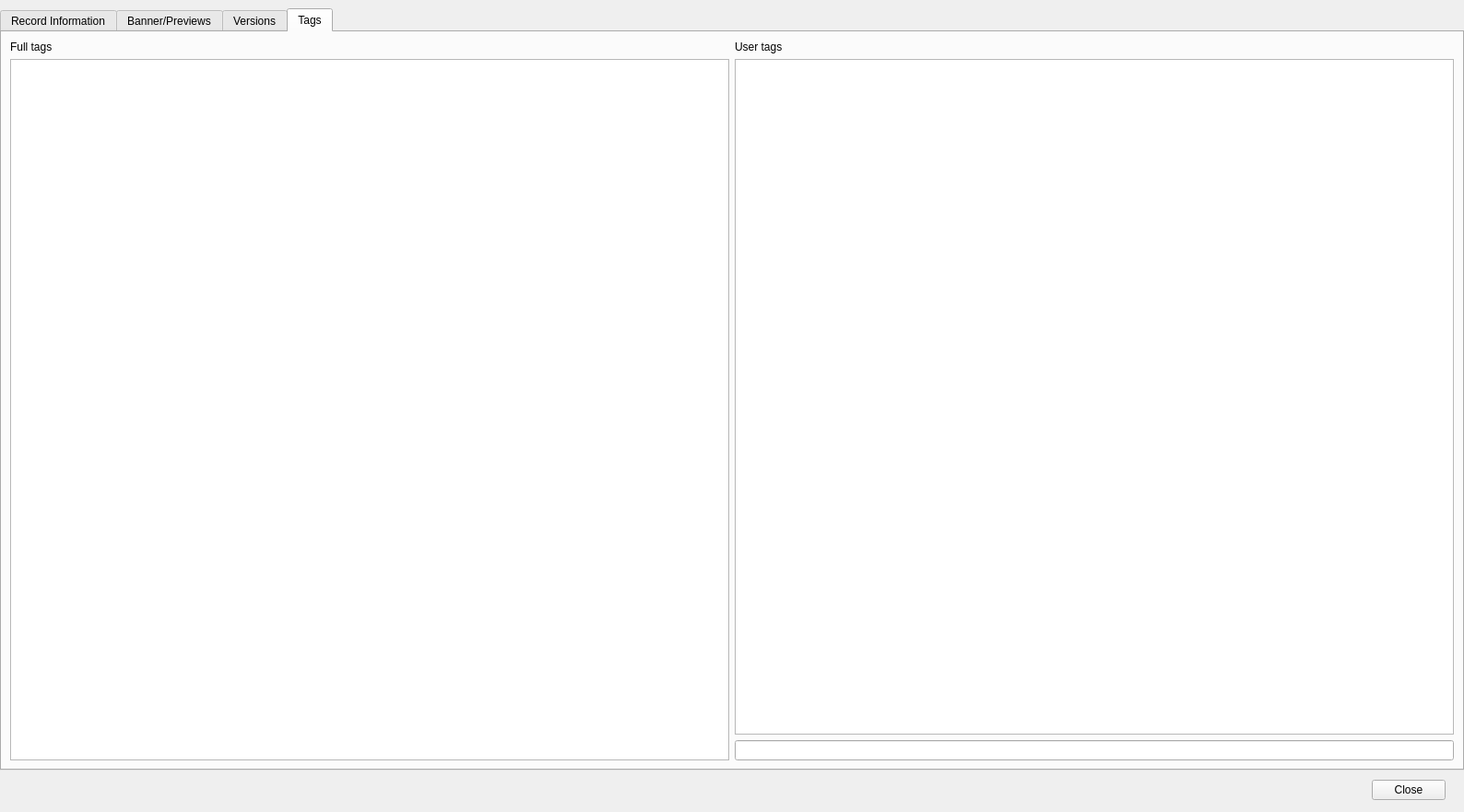
<?xml version="1.0" encoding="UTF-8"?>
<ui version="4.0">
 <class>RecordEditor</class>
 <widget class="QDialog" name="RecordEditor">
  <property name="geometry">
   <rect>
    <x>0</x>
    <y>0</y>
    <width>1588</width>
    <height>881</height>
   </rect>
  </property>
  <property name="acceptDrops">
   <bool>false</bool>
  </property>
  <property name="windowTitle">
   <string>RecordEditor</string>
  </property>
  <layout class="QGridLayout" name="gridLayout_5">
   <property name="leftMargin">
    <number>0</number>
   </property>
   <property name="topMargin">
    <number>9</number>
   </property>
   <property name="rightMargin">
    <number>0</number>
   </property>
   <property name="bottomMargin">
    <number>9</number>
   </property>
   <property name="horizontalSpacing">
    <number>0</number>
   </property>
   <property name="verticalSpacing">
    <number>6</number>
   </property>
   <item row="0" column="0" colspan="4">
    <widget class="QTabWidget" name="tabWidget">
     <property name="tabPosition">
      <enum>QTabWidget::North</enum>
     </property>
     <property name="currentIndex">
      <number>3</number>
     </property>
     <property name="usesScrollButtons">
      <bool>false</bool>
     </property>
     <widget class="QWidget" name="recordTab">
      <attribute name="title">
       <string>Record Information</string>
      </attribute>
      <layout class="QVBoxLayout" name="verticalLayout_4">
       <item>
        <layout class="QVBoxLayout" name="verticalLayout">
         <item>
          <widget class="QFrame" name="frame_4">
           <property name="frameShape">
            <enum>QFrame::StyledPanel</enum>
           </property>
           <property name="frameShadow">
            <enum>QFrame::Raised</enum>
           </property>
           <layout class="QGridLayout" name="gridLayout_3">
            <item row="2" column="1">
             <widget class="QLineEdit" name="engineLineEdit">
              <property name="sizePolicy">
               <sizepolicy hsizetype="Expanding" vsizetype="Fixed">
                <horstretch>0</horstretch>
                <verstretch>0</verstretch>
               </sizepolicy>
              </property>
              <property name="readOnly">
               <bool>true</bool>
              </property>
             </widget>
            </item>
            <item row="0" column="0">
             <widget class="QLabel" name="titleLabel">
              <property name="text">
               <string>Title:</string>
              </property>
             </widget>
            </item>
            <item row="2" column="0">
             <widget class="QLabel" name="engineLabel">
              <property name="text">
               <string>Engine:</string>
              </property>
             </widget>
            </item>
            <item row="1" column="0">
             <widget class="QLabel" name="creatorLabel">
              <property name="text">
               <string>Creator:</string>
              </property>
             </widget>
            </item>
            <item row="1" column="1">
             <widget class="QLineEdit" name="creatorLineEdit">
              <property name="sizePolicy">
               <sizepolicy hsizetype="Expanding" vsizetype="Fixed">
                <horstretch>0</horstretch>
                <verstretch>0</verstretch>
               </sizepolicy>
              </property>
              <property name="readOnly">
               <bool>true</bool>
              </property>
             </widget>
            </item>
            <item row="0" column="1">
             <widget class="QLineEdit" name="titleLineEdit">
              <property name="sizePolicy">
               <sizepolicy hsizetype="Expanding" vsizetype="Fixed">
                <horstretch>10</horstretch>
                <verstretch>0</verstretch>
               </sizepolicy>
              </property>
              <property name="readOnly">
               <bool>true</bool>
              </property>
             </widget>
            </item>
            <item row="0" column="2">
             <widget class="QPushButton" name="btnChangeTitle">
              <property name="sizePolicy">
               <sizepolicy hsizetype="MinimumExpanding" vsizetype="Fixed">
                <horstretch>1</horstretch>
                <verstretch>0</verstretch>
               </sizepolicy>
              </property>
              <property name="text">
               <string>Change Title</string>
              </property>
             </widget>
            </item>
            <item row="1" column="2">
             <widget class="QPushButton" name="btnChangeCreator">
              <property name="sizePolicy">
               <sizepolicy hsizetype="MinimumExpanding" vsizetype="Fixed">
                <horstretch>0</horstretch>
                <verstretch>0</verstretch>
               </sizepolicy>
              </property>
              <property name="text">
               <string>Change Creator</string>
              </property>
             </widget>
            </item>
            <item row="2" column="2">
             <widget class="QPushButton" name="btnChangeEngine">
              <property name="sizePolicy">
               <sizepolicy hsizetype="MinimumExpanding" vsizetype="Fixed">
                <horstretch>0</horstretch>
                <verstretch>0</verstretch>
               </sizepolicy>
              </property>
              <property name="text">
               <string>Change Engine</string>
              </property>
             </widget>
            </item>
           </layout>
          </widget>
         </item>
         <item>
          <widget class="QFrame" name="frame_3">
           <property name="frameShape">
            <enum>QFrame::StyledPanel</enum>
           </property>
           <property name="frameShadow">
            <enum>QFrame::Raised</enum>
           </property>
           <layout class="QVBoxLayout" name="verticalLayout_3">
            <item>
             <widget class="QLabel" name="label">
              <property name="sizePolicy">
               <sizepolicy hsizetype="Preferred" vsizetype="Maximum">
                <horstretch>0</horstretch>
                <verstretch>0</verstretch>
               </sizepolicy>
              </property>
              <property name="text">
               <string>Game Description:</string>
              </property>
             </widget>
            </item>
            <item>
             <widget class="QTextEdit" name="gameText"/>
            </item>
            <item>
             <widget class="QPushButton" name="btnApplyDesc">
              <property name="text">
               <string>Apply Description</string>
              </property>
             </widget>
            </item>
           </layout>
          </widget>
         </item>
        </layout>
       </item>
      </layout>
     </widget>
     <widget class="QWidget" name="imageTab">
      <attribute name="title">
       <string>Banner/Previews</string>
      </attribute>
      <layout class="QVBoxLayout" name="verticalLayout_2">
       <item>
        <widget class="QSplitter" name="splitter">
         <property name="orientation">
          <enum>Qt::Vertical</enum>
         </property>
         <widget class="QFrame" name="frame">
          <property name="frameShape">
           <enum>QFrame::StyledPanel</enum>
          </property>
          <property name="frameShadow">
           <enum>QFrame::Raised</enum>
          </property>
          <layout class="QGridLayout" name="gridLayout_2">
           <item row="2" column="0" colspan="2">
            <widget class="QLabel" name="bannerPreview">
             <property name="sizePolicy">
              <sizepolicy hsizetype="Minimum" vsizetype="Minimum">
               <horstretch>0</horstretch>
               <verstretch>0</verstretch>
              </sizepolicy>
             </property>
             <property name="minimumSize">
              <size>
               <width>0</width>
               <height>150</height>
              </size>
             </property>
             <property name="acceptDrops">
              <bool>true</bool>
             </property>
             <property name="text">
              <string>BANNER PLACEHOLDER</string>
             </property>
             <property name="scaledContents">
              <bool>false</bool>
             </property>
             <property name="alignment">
              <set>Qt::AlignCenter</set>
             </property>
            </widget>
           </item>
           <item row="0" column="0" colspan="2">
            <widget class="QLabel" name="bannerHelpText">
             <property name="sizePolicy">
              <sizepolicy hsizetype="Preferred" vsizetype="Maximum">
               <horstretch>0</horstretch>
               <verstretch>0</verstretch>
              </sizepolicy>
             </property>
             <property name="text">
              <string>Drag or press &quot;Set banner&quot;</string>
             </property>
            </widget>
           </item>
           <item row="3" column="0" colspan="2">
            <widget class="QPushButton" name="btnSetBanner">
             <property name="text">
              <string>Set Banner</string>
             </property>
            </widget>
           </item>
          </layout>
         </widget>
         <widget class="QFrame" name="frame_2">
          <property name="frameShape">
           <enum>QFrame::StyledPanel</enum>
          </property>
          <property name="frameShadow">
           <enum>QFrame::Raised</enum>
          </property>
          <layout class="QGridLayout" name="gridLayout">
           <item row="2" column="0">
            <widget class="QPushButton" name="btnAddPreviews">
             <property name="text">
              <string>Add preview(s)</string>
             </property>
            </widget>
           </item>
           <item row="2" column="1">
            <widget class="QPushButton" name="btnRemovePreviews">
             <property name="text">
              <string>Remove Preview(s)</string>
             </property>
            </widget>
           </item>
           <item row="0" column="0" colspan="2">
            <widget class="QLabel" name="previewHelpText">
             <property name="text">
              <string>Drag images into this window to add
Select and hit 'delete' (keyboard or physical button) to remove</string>
             </property>
            </widget>
           </item>
           <item row="1" column="0" colspan="2">
            <widget class="ImageView" name="previewList">
             <property name="acceptDrops">
              <bool>false</bool>
             </property>
             <property name="dragEnabled">
              <bool>true</bool>
             </property>
             <property name="dragDropOverwriteMode">
              <bool>false</bool>
             </property>
             <property name="dragDropMode">
              <enum>QAbstractItemView::InternalMove</enum>
             </property>
             <property name="defaultDropAction">
              <enum>Qt::MoveAction</enum>
             </property>
             <property name="selectionMode">
              <enum>QAbstractItemView::ExtendedSelection</enum>
             </property>
             <property name="flow">
              <enum>QListView::LeftToRight</enum>
             </property>
             <property name="isWrapping" stdset="0">
              <bool>true</bool>
             </property>
             <property name="resizeMode">
              <enum>QListView::Adjust</enum>
             </property>
             <property name="uniformItemSizes">
              <bool>true</bool>
             </property>
             <property name="selectionRectVisible">
              <bool>true</bool>
             </property>
            </widget>
           </item>
          </layout>
         </widget>
        </widget>
       </item>
      </layout>
     </widget>
     <widget class="QWidget" name="versionTab">
      <attribute name="title">
       <string>Versions</string>
      </attribute>
      <layout class="QGridLayout" name="gridLayout_4">
       <item row="0" column="3" colspan="2">
        <widget class="VersionView" name="activeVersion" native="true"/>
       </item>
       <item row="2" column="0">
        <widget class="QPushButton" name="btnDeleteVersion">
         <property name="text">
          <string>Delete Version</string>
         </property>
        </widget>
       </item>
       <item row="2" column="1">
        <widget class="QPushButton" name="btnAddVersion">
         <property name="text">
          <string>Add version</string>
         </property>
        </widget>
       </item>
       <item row="2" column="3">
        <spacer name="horizontalSpacer">
         <property name="orientation">
          <enum>Qt::Horizontal</enum>
         </property>
         <property name="sizeHint" stdset="0">
          <size>
           <width>40</width>
           <height>20</height>
          </size>
         </property>
        </spacer>
       </item>
       <item row="0" column="0" colspan="2">
        <widget class="QListWidget" name="versionList">
         <property name="minimumSize">
          <size>
           <width>200</width>
           <height>0</height>
          </size>
         </property>
         <property name="maximumSize">
          <size>
           <width>200</width>
           <height>16777215</height>
          </size>
         </property>
         <property name="autoFillBackground">
          <bool>false</bool>
         </property>
         <property name="frameShape">
          <enum>QFrame::StyledPanel</enum>
         </property>
        </widget>
       </item>
      </layout>
     </widget>
     <widget class="QWidget" name="tagTab">
      <attribute name="title">
       <string>Tags</string>
      </attribute>
      <layout class="QGridLayout" name="gridLayout_6">
       <item row="1" column="0" rowspan="3">
        <widget class="QListWidget" name="processedTagsList"/>
       </item>
       <item row="3" column="1">
        <widget class="QLineEdit" name="tagEdit"/>
       </item>
       <item row="0" column="0">
        <widget class="QLabel" name="label_3">
         <property name="sizePolicy">
          <sizepolicy hsizetype="Preferred" vsizetype="Maximum">
           <horstretch>0</horstretch>
           <verstretch>0</verstretch>
          </sizepolicy>
         </property>
         <property name="text">
          <string>Full tags</string>
         </property>
        </widget>
       </item>
       <item row="0" column="1">
        <widget class="QLabel" name="label_2">
         <property name="sizePolicy">
          <sizepolicy hsizetype="Preferred" vsizetype="Maximum">
           <horstretch>0</horstretch>
           <verstretch>0</verstretch>
          </sizepolicy>
         </property>
         <property name="text">
          <string>User tags</string>
         </property>
        </widget>
       </item>
       <item row="1" column="1" rowspan="2">
        <widget class="QListWidget" name="userTagsList"/>
       </item>
      </layout>
     </widget>
    </widget>
   </item>
   <item row="3" column="0">
    <spacer name="horizontalSpacer_2">
     <property name="orientation">
      <enum>Qt::Horizontal</enum>
     </property>
     <property name="sizeHint" stdset="0">
      <size>
       <width>40</width>
       <height>20</height>
      </size>
     </property>
    </spacer>
   </item>
   <item row="3" column="2">
    <widget class="QPushButton" name="btnClose">
     <property name="text">
      <string>Close</string>
     </property>
    </widget>
   </item>
   <item row="3" column="3">
    <spacer name="horizontalSpacer_3">
     <property name="orientation">
      <enum>Qt::Horizontal</enum>
     </property>
     <property name="sizeType">
      <enum>QSizePolicy::Maximum</enum>
     </property>
     <property name="sizeHint" stdset="0">
      <size>
       <width>20</width>
       <height>20</height>
      </size>
     </property>
    </spacer>
   </item>
   <item row="3" column="1">
    <spacer name="verticalSpacer">
     <property name="orientation">
      <enum>Qt::Vertical</enum>
     </property>
     <property name="sizeType">
      <enum>QSizePolicy::Maximum</enum>
     </property>
     <property name="sizeHint" stdset="0">
      <size>
       <width>20</width>
       <height>30</height>
      </size>
     </property>
    </spacer>
   </item>
  </layout>
 </widget>
 <customwidgets>
  <customwidget>
   <class>ImageView</class>
   <extends>QListView</extends>
   <header>ui/views/ImageView.hpp</header>
  </customwidget>
  <customwidget>
   <class>VersionView</class>
   <extends>QWidget</extends>
   <header>ui/views/VersionView.hpp</header>
   <container>1</container>
  </customwidget>
 </customwidgets>
 <resources/>
 <connections/>
</ui>
